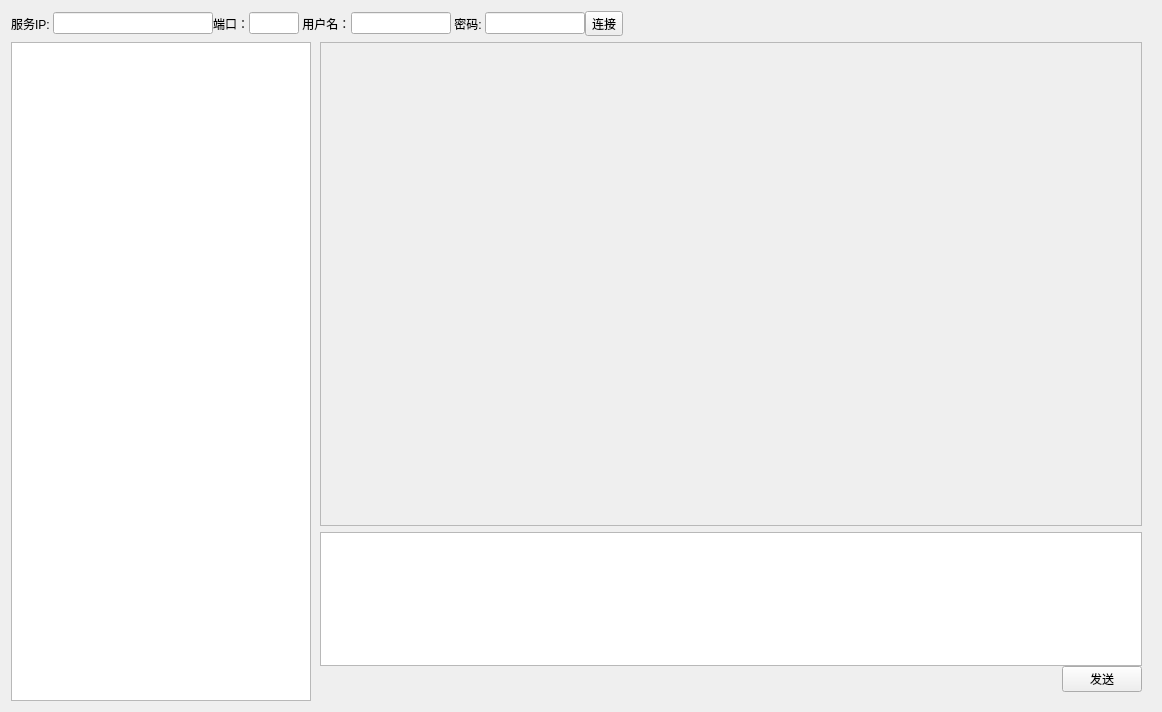
<?xml version="1.0" encoding="UTF-8"?>
<ui version="4.0">
 <class>Widget</class>
 <widget class="QWidget" name="Widget">
  <property name="geometry">
   <rect>
    <x>0</x>
    <y>0</y>
    <width>1162</width>
    <height>712</height>
   </rect>
  </property>
  <property name="windowTitle">
   <string>Widget</string>
  </property>
  <layout class="QGridLayout" name="gridLayout">
   <item row="0" column="0">
    <widget class="QWidget" name="header" native="true">
     <property name="maximumSize">
      <size>
       <width>16777215</width>
       <height>30</height>
      </size>
     </property>
     <layout class="QHBoxLayout" name="horizontalLayout">
      <property name="spacing">
       <number>0</number>
      </property>
      <property name="leftMargin">
       <number>0</number>
      </property>
      <property name="topMargin">
       <number>0</number>
      </property>
      <property name="rightMargin">
       <number>0</number>
      </property>
      <property name="bottomMargin">
       <number>0</number>
      </property>
      <item>
       <widget class="QLabel" name="label_2">
        <property name="text">
         <string>服务IP: </string>
        </property>
       </widget>
      </item>
      <item>
       <widget class="QLineEdit" name="ipEdit">
        <property name="maximumSize">
         <size>
          <width>160</width>
          <height>16777215</height>
         </size>
        </property>
        <property name="readOnly">
         <bool>false</bool>
        </property>
       </widget>
      </item>
      <item>
       <widget class="QLabel" name="label">
        <property name="text">
         <string>端口：</string>
        </property>
       </widget>
      </item>
      <item>
       <widget class="QLineEdit" name="portEdit">
        <property name="maximumSize">
         <size>
          <width>50</width>
          <height>16777215</height>
         </size>
        </property>
       </widget>
      </item>
      <item>
       <widget class="QLabel" name="label_3">
        <property name="text">
         <string> 用户名：</string>
        </property>
       </widget>
      </item>
      <item>
       <widget class="QLineEdit" name="lineEdit">
        <property name="maximumSize">
         <size>
          <width>100</width>
          <height>16777215</height>
         </size>
        </property>
       </widget>
      </item>
      <item>
       <widget class="QLabel" name="label_4">
        <property name="text">
         <string> 密码: </string>
        </property>
       </widget>
      </item>
      <item>
       <widget class="QLineEdit" name="lineEdit_2">
        <property name="maximumSize">
         <size>
          <width>100</width>
          <height>16777215</height>
         </size>
        </property>
       </widget>
      </item>
      <item>
       <widget class="QToolButton" name="startBtn">
        <property name="text">
         <string>连接</string>
        </property>
       </widget>
      </item>
      <item>
       <spacer name="horizontalSpacer">
        <property name="orientation">
         <enum>Qt::Orientation::Horizontal</enum>
        </property>
        <property name="sizeHint" stdset="0">
         <size>
          <width>40</width>
          <height>20</height>
         </size>
        </property>
       </spacer>
      </item>
     </layout>
    </widget>
   </item>
   <item row="1" column="0">
    <widget class="QWidget" name="main" native="true">
     <layout class="QHBoxLayout" name="horizontalLayout_2">
      <property name="spacing">
       <number>0</number>
      </property>
      <property name="leftMargin">
       <number>0</number>
      </property>
      <property name="topMargin">
       <number>0</number>
      </property>
      <property name="rightMargin">
       <number>0</number>
      </property>
      <property name="bottomMargin">
       <number>0</number>
      </property>
      <item>
       <widget class="QListWidget" name="listWidget">
        <property name="maximumSize">
         <size>
          <width>300</width>
          <height>16777215</height>
         </size>
        </property>
       </widget>
      </item>
      <item>
       <widget class="QWidget" name="widget" native="true">
        <layout class="QVBoxLayout" name="verticalLayout_2">
         <property name="topMargin">
          <number>0</number>
         </property>
         <item>
          <widget class="QWidget" name="widget_2" native="true">
           <layout class="QGridLayout" name="gridLayout_2">
            <property name="leftMargin">
             <number>0</number>
            </property>
            <property name="topMargin">
             <number>0</number>
            </property>
            <property name="rightMargin">
             <number>0</number>
            </property>
            <property name="bottomMargin">
             <number>0</number>
            </property>
            <property name="spacing">
             <number>0</number>
            </property>
            <item row="0" column="0">
             <widget class="QScrollArea" name="scrollArea">
              <property name="widgetResizable">
               <bool>true</bool>
              </property>
              <widget class="QWidget" name="scrollAreaWidgetContents">
               <property name="geometry">
                <rect>
                 <x>0</x>
                 <y>0</y>
                 <width>836</width>
                 <height>504</height>
                </rect>
               </property>
              </widget>
             </widget>
            </item>
           </layout>
          </widget>
         </item>
         <item>
          <widget class="QWidget" name="widget_3" native="true">
           <property name="maximumSize">
            <size>
             <width>16777215</width>
             <height>160</height>
            </size>
           </property>
           <layout class="QVBoxLayout" name="verticalLayout_3">
            <property name="spacing">
             <number>0</number>
            </property>
            <property name="leftMargin">
             <number>0</number>
            </property>
            <property name="topMargin">
             <number>0</number>
            </property>
            <property name="rightMargin">
             <number>0</number>
            </property>
            <property name="bottomMargin">
             <number>0</number>
            </property>
            <item>
             <widget class="QTextEdit" name="textEdit"/>
            </item>
            <item>
             <widget class="QWidget" name="widget_4" native="true">
              <layout class="QGridLayout" name="gridLayout_3">
               <property name="leftMargin">
                <number>0</number>
               </property>
               <property name="topMargin">
                <number>0</number>
               </property>
               <property name="rightMargin">
                <number>0</number>
               </property>
               <property name="bottomMargin">
                <number>0</number>
               </property>
               <property name="spacing">
                <number>0</number>
               </property>
               <item row="0" column="1">
                <widget class="QPushButton" name="pushButton">
                 <property name="text">
                  <string>发送</string>
                 </property>
                </widget>
               </item>
               <item row="0" column="0">
                <spacer name="horizontalSpacer_2">
                 <property name="orientation">
                  <enum>Qt::Orientation::Horizontal</enum>
                 </property>
                 <property name="sizeHint" stdset="0">
                  <size>
                   <width>40</width>
                   <height>20</height>
                  </size>
                 </property>
                </spacer>
               </item>
              </layout>
             </widget>
            </item>
           </layout>
          </widget>
         </item>
        </layout>
       </widget>
      </item>
     </layout>
    </widget>
   </item>
  </layout>
 </widget>
 <resources/>
 <connections/>
</ui>
